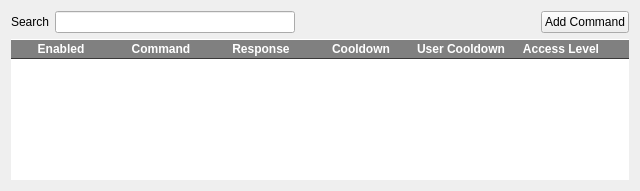
<?xml version="1.0" encoding="UTF-8"?>
<ui version="4.0">
 <class>Commands</class>
 <widget class="QWidget" name="Commands">
  <property name="geometry">
   <rect>
    <x>0</x>
    <y>0</y>
    <width>640</width>
    <height>191</height>
   </rect>
  </property>
  <property name="sizePolicy">
   <sizepolicy hsizetype="Expanding" vsizetype="Expanding">
    <horstretch>0</horstretch>
    <verstretch>0</verstretch>
   </sizepolicy>
  </property>
  <property name="baseSize">
   <size>
    <width>718</width>
    <height>0</height>
   </size>
  </property>
  <property name="windowTitle">
   <string>Form</string>
  </property>
  <layout class="QVBoxLayout" name="verticalLayout">
   <item>
    <layout class="QHBoxLayout" name="horizontalLayout">
     <item>
      <widget class="QLabel" name="label">
       <property name="text">
        <string>Search</string>
       </property>
      </widget>
     </item>
     <item>
      <widget class="QLineEdit" name="lineEdit"/>
     </item>
     <item>
      <spacer name="horizontalSpacer">
       <property name="orientation">
        <enum>Qt::Horizontal</enum>
       </property>
       <property name="sizeHint" stdset="0">
        <size>
         <width>40</width>
         <height>20</height>
        </size>
       </property>
      </spacer>
     </item>
     <item>
      <widget class="QPushButton" name="add_command_button">
       <property name="text">
        <string>Add Command</string>
       </property>
      </widget>
     </item>
    </layout>
   </item>
   <item>
    <widget class="QTableWidget" name="table_widget">
     <property name="sizePolicy">
      <sizepolicy hsizetype="Expanding" vsizetype="Preferred">
       <horstretch>0</horstretch>
       <verstretch>0</verstretch>
      </sizepolicy>
     </property>
     <property name="focusPolicy">
      <enum>Qt::NoFocus</enum>
     </property>
     <property name="styleSheet">
      <string notr="true">QTableView QHeaderView {
	qproperty-defaultAlignment: &quot;AlignLeft | AlignVCenter&quot;;
}
QTableView QHeaderView::section {
	background-color: gray;
	color: white;
	font-weight: bold;
	padding-left: 5px;
	padding-right: 5px;
	border-top: 1px solid white;
	border-bottom: 1px solid #3A3939;
}
QTableView::item {
	padding-left: 5px;
	padding-right: 5px;
	border-bottom: 1px solid #3A3939;
}</string>
     </property>
     <property name="frameShape">
      <enum>QFrame::NoFrame</enum>
     </property>
     <property name="horizontalScrollBarPolicy">
      <enum>Qt::ScrollBarAlwaysOff</enum>
     </property>
     <property name="editTriggers">
      <set>QAbstractItemView::NoEditTriggers</set>
     </property>
     <property name="alternatingRowColors">
      <bool>true</bool>
     </property>
     <property name="selectionMode">
      <enum>QAbstractItemView::NoSelection</enum>
     </property>
     <property name="showGrid">
      <bool>false</bool>
     </property>
     <property name="sortingEnabled">
      <bool>true</bool>
     </property>
     <attribute name="verticalHeaderVisible">
      <bool>false</bool>
     </attribute>
     <column>
      <property name="text">
       <string>Enabled</string>
      </property>
     </column>
     <column>
      <property name="text">
       <string>Command</string>
      </property>
     </column>
     <column>
      <property name="text">
       <string>Response</string>
      </property>
     </column>
     <column>
      <property name="text">
       <string>Cooldown</string>
      </property>
     </column>
     <column>
      <property name="text">
       <string>User Cooldown</string>
      </property>
     </column>
     <column>
      <property name="text">
       <string>Access Level</string>
      </property>
     </column>
     <column>
      <property name="text">
       <string>Delete</string>
      </property>
     </column>
     <column>
      <property name="text">
       <string>Edit</string>
      </property>
     </column>
    </widget>
   </item>
   <item>
    <layout class="QVBoxLayout" name="tableLayout"/>
   </item>
  </layout>
 </widget>
 <resources/>
 <connections/>
</ui>
